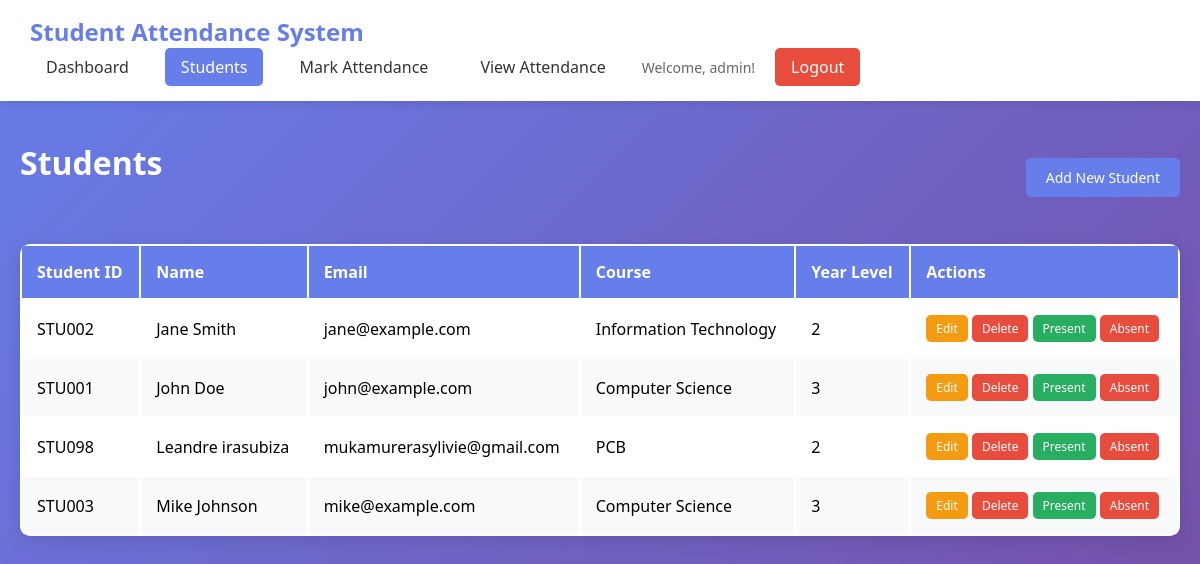
Screenshot of /students.php (signed in) with the database file from the repository.
### tables this page shows
CREATE TABLE `students` (
  `id` int(11) NOT NULL,
  `student_id` varchar(20) NOT NULL,
  `name` varchar(100) NOT NULL,
  `email` varchar(100) NOT NULL,
  `course` varchar(100) DEFAULT NULL,
  `year_level` int(11) DEFAULT NULL,
  `created_at` timestamp NOT NULL DEFAULT current_timestamp()
);

### includes/session.php (called while the page is built, shortened)
<?php
function getUser() {
    return [
        'id' => $_SESSION['user_id'] ?? null,
        'username' => $_SESSION['username'] ?? null,
        'role' => $_SESSION['role'] ?? null
    ];
}
?>

### students.php (the view, shortened to what this page needs)
<?php
require_once 'config/database.php';
require_once 'includes/session.php';
$user = getUser();
try {
    $stmt = $pdo->query("SELECT * FROM students ORDER BY name ASC");
    $students = $stmt->fetchAll();
} catch (PDOException $e) {
    $students = [];
    $error = 'Error loading students: ' . $e->getMessage();
}
?>
<!DOCTYPE html>
<html lang="en">
<head>
    <link rel="stylesheet" href="style.css">
</head>
<body>
    <div class="container">
        <nav class="navbar">
            <h1>Student Attendance System</h1>
            <div class="nav-links">
                <a href="dashboard.php">Dashboard</a>
                <a href="students.php" class="active">Students</a>
                <a href="attendance.php">Mark Attendance</a>
                <a href="view_attendance.php">View Attendance</a>
                <span class="user-info">Welcome, <?php echo htmlspecialchars($user['username']); ?>!</span>
                <a href="logout.php" class="btn-logout">Logout</a>
            </div>
        </nav>
        <div class="content">
            <div class="page-header">
                <h2>Students</h2>
                <a href="add_student.php" class="btn btn-primary">Add New Student</a>
            </div>
            <table class="data-table">
                <thead>
                    <tr>
                        <th>Student ID</th>
                        <th>Name</th>
                        <th>Email</th>
                        <th>Course</th>
                        <th>Year Level</th>
                        <th>Actions</th>
                    </tr>
                </thead>
                <tbody>
                    <?php if (empty($students)): ?>
                        <tr>
                            <td colspan="6" class="text-center">No students found.</td>
                        </tr>
                    <?php else: ?>
                        <?php foreach ($students as $student): ?>
                            <tr>
                                <td><?php echo htmlspecialchars($student['student_id']); ?></td>
                                <td><?php echo htmlspecialchars($student['name']); ?></td>
                                <td><?php echo htmlspecialchars($student['email']); ?></td>
                                <td><?php echo htmlspecialchars($student['course']); ?></td>
                                <td><?php echo htmlspecialchars($student['year_level']); ?></td>
                                <td>
                                    <a href="edit_student.php?id=<?php echo $student['id']; ?>" class="btn btn-sm btn-warning">Edit</a>
                                    <a href="delete_student.php?id=<?php echo $student['id']; ?>"
                                       class="btn btn-sm btn-danger"
                                       onclick="return confirm('Are you sure you want to delete this student?')">Delete</a>
                                    <a href="quick_mark.php?id=<?php echo $student['id']; ?>&status=present"
                                       class="btn btn-sm btn-success"
                                       onclick="return confirm('Mark as PRESENT for today?')">Present</a>
                                    <a href="quick_mark.php?id=<?php echo $student['id']; ?>&status=absent"
                                       class="btn btn-sm btn-danger"
                                       onclick="return confirm('Mark as ABSENT for today?')">Absent</a>
                                </td>
                            </tr>
                        <?php endforeach; ?>
                    <?php endif; ?>
                </tbody>
            </table>
        </div>
    </div>
</body>
</html>

### style.css (style rules this page uses)
* { margin: 0; padding: 0; box-sizing: border-box; }
body { font-family: 'Segoe UI', Tahoma, Geneva, Verdana, sans-serif; background: linear-gradient(135deg, #667eea 0%, #764ba2 100%); min-height: 100vh; }
.container { min-height: 100vh; padding-bottom: 40px; }
.navbar { background: white; padding: 15px 30px; display: flex; justify-content: space-between; align-items: center; box-shadow: 0 2px 10px rgba(0,0,0,0.1); flex-wrap: wrap; }
.navbar h1 { color: #667eea; font-size: 24px; }
.nav-links { display: flex; gap: 20px; align-items: center; flex-wrap: wrap; }
.nav-links a { text-decoration: none; color: #333; padding: 8px 16px; border-radius: 5px; transition: background 0.3s; }
.nav-links a:hover, .nav-links a.active { background: #667eea; color: white; }
.user-info { color: #666; font-size: 14px; }
.btn-logout { background: #e74c3c; color: white !important; }
.content { max-width: 1200px; margin: 40px auto; padding: 0 20px; }
.content h2 { color: white; margin-bottom: 30px; font-size: 32px; }
.page-header { display: flex; justify-content: space-between; align-items: center; margin-bottom: 30px; }
.btn { padding: 10px 20px; border: none; border-radius: 5px; cursor: pointer; text-decoration: none; display: inline-block; font-size: 14px; transition: all 0.3s; }
.btn-primary { background: #667eea; color: white; }
.btn-success { background: #27ae60; color: white; }
.btn-warning { background: #f39c12; color: white; }
.btn-danger { background: #e74c3c; color: white; }
.btn-sm { padding: 5px 10px; font-size: 12px; }
.data-table { width: 100%; background: white; border-radius: 10px; overflow: hidden; box-shadow: 0 5px 15px rgba(0,0,0,0.1); }
.data-table thead { background: #667eea; color: white; }
.data-table th, .data-table td { padding: 15px; text-align: left; }
.data-table tbody tr:nth-child(even) { background: #f8f9fa; }

### rows the page displays
students: student "STU002", name "Jane Smith", email "jane@example.com", course "Information Technology", year_level "2"
students: student "STU001", name "John Doe", email "john@example.com", course "Computer Science", year_level "3"
students: student "STU098", name "Leandre irasubiza", email "mukamurerasylivie@gmail.com", course "PCB", year_level "2"
students: student "STU003", name "Mike Johnson", email "mike@example.com", course "Computer Science", year_level "3"

### other values shown
$user['username'] "admin"
